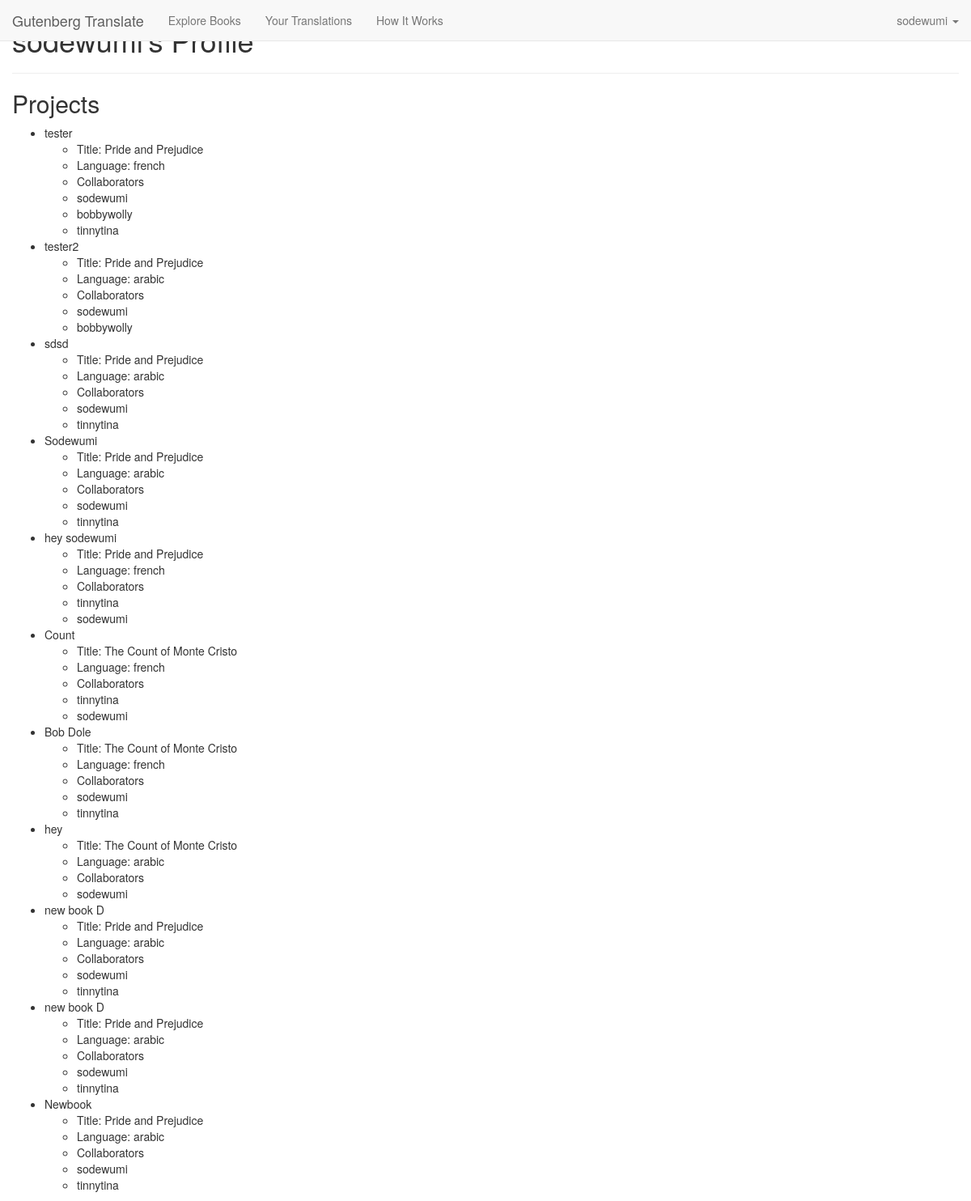
Screenshot of /profile/1 (signed in) with the database file from the repository.
### model.py (models this page shows, shortened)
class Group(db.Model):
    __tablename__ = "groups"
    group_id = db.Column(db.Integer, primary_key=True, autoincrement=True)
    group_name = db.Column(db.String(30), nullable=False)

class Book(db.Model):
    __tablename__ = "books"
    book_id = db.Column(db.Integer, primary_key=True, autoincrement=True)
    name = db.Column(db.String(50), nullable=False)
    author = db.Column(db.String(45))
    reviews = db.Column(db.String())
    rating = db.Column(db.Integer)
    cover = db.Column(db.String())
    genre_name = db.Column(db.String(10))
    gutenberg_extraction_num = db.Column(db.String(10))
    isbn = db.Column(db.String(10))
    chapters = db.relationship("Chapter", backref="book")
    groups = db.relationship("Group", backref=db.backref("books"),
        secondary="bookgroups")

class BookGroup(db.Model):
    __tablename__ = "bookgroups"
    bookgroup_id = db.Column(db.Integer, primary_key=True, autoincrement=True)
    language = db.Column(db.String(15))
    group_id = db.Column(db.Integer, db.ForeignKey("groups.group_id"))
    book_id = db.Column(db.Integer, db.ForeignKey("books.book_id"))
    translations = db.relationship("Translation", backref="bookgroups")
    group = db.relationship("Group", backref=db.backref("bookgroups"))

class User(db.Model):
    __tablename__ = "users"
    user_id = db.Column(db.Integer, primary_key=True, autoincrement=True)
    email = db.Column(db.String(50), nullable=False, unique=True)
    password = db.Column(db.String(15), nullable=False)
    username = db.Column(db.String(15), nullable=False, unique=True)
    groups = db.relationship("Group", backref=db.backref("users"),
            secondary="usergroups")

### server.py (the view)
@app.route("/profile/<int:user_id>")
def display_profile(user_id):
    user_obj = User.query.get(user_id)
    user_groups_list = user_obj.groups
    return render_template("profile.html", user_groups_list=user_groups_list)

### templates/profile.html
{% extends 'base.html' %}
{% block body %}
<h1>{{ session["login"][0] }}'s Profile</h1>
<hr>
<h2>Projects</h2>
    <ul>
        {% for group in user_groups_list %}
        <li>{{ group.group_name }}
            <ul>
                {% for book in group.books %}
                <li>Title: {{ book.name }}</li>
                {% endfor %}
            </ul>
            <ul>
                {% for bookgroup in group.bookgroups %}
                <li>Language: {{ bookgroup.language }}</li>
                {% endfor %}
            </ul>
            <ul>
                <li>Collaborators</li>
                {% for user in group.users %}
                <li>{{ user.username }}</li>
                {% endfor %}
            </ul>
        </li>
        {% endfor %}
    </ul>
{% endblock %}

### rows the page displays
Group: group_name "tester"
Book: name "Pride and Prejudice"
BookGroup: language "french"
User: username "sodewumi"
User: username "bobbywolly"
User: username "tinnytina"
Group: group_name "tester2"
BookGroup: language "arabic"
Group: group_name "sdsd"
BookGroup: language "arabic"
Group: group_name "Sodewumi"
BookGroup: language "arabic"
Group: group_name "hey sodewumi"
BookGroup: language "french"
Group: group_name "Count"
Book: name "The Count of Monte Cristo"
BookGroup: language "french"
Group: group_name "Bob Dole"
BookGroup: language "french"
Group: group_name "hey"
BookGroup: language "arabic"
Group: group_name "new book D"
BookGroup: language "arabic"
Group: group_name "new book D"
BookGroup: language "arabic"
Group: group_name "Newbook"
BookGroup: language "arabic"

### other values shown
{{ session['login'][0] }} "sodewumi"
